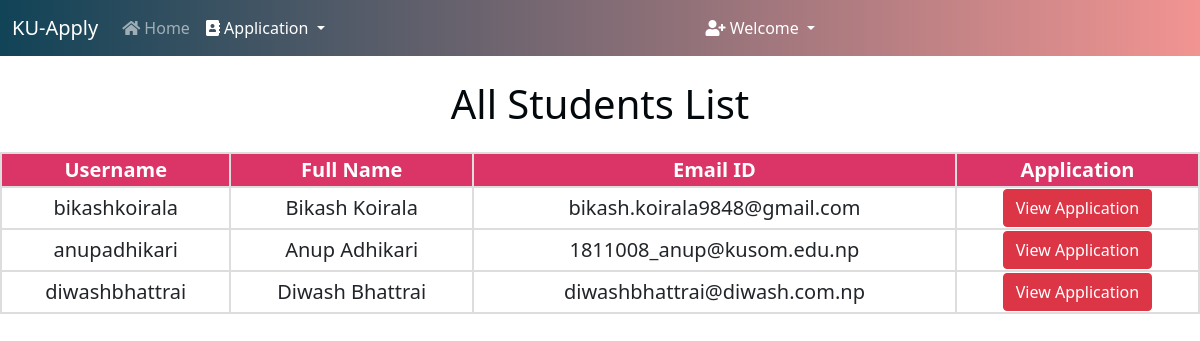
The app's page /users/ (signed in), older data.
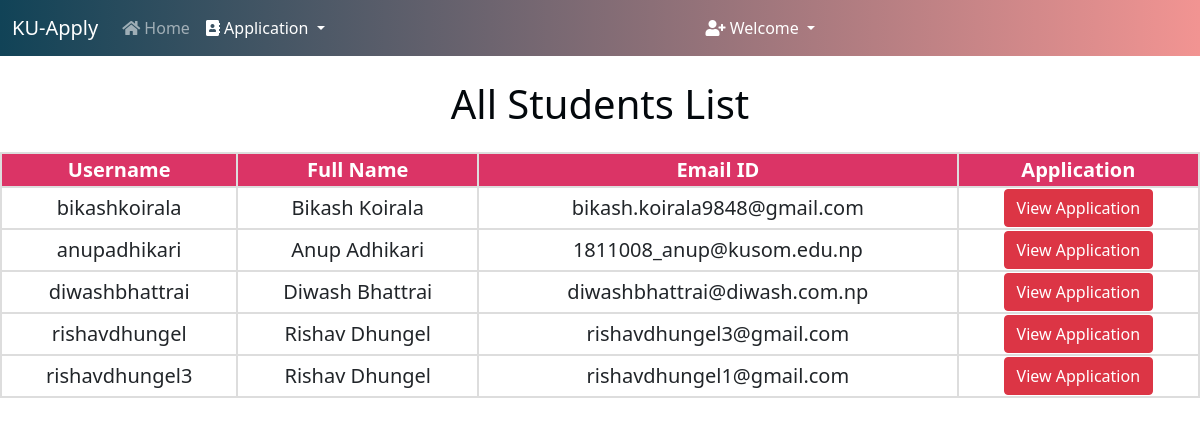
The same page, newer data.
### college/models.py (models this page shows, shortened)
class Application(models.Model):
    COURSES = (
    ('Bachelor of Business Information Systems', 'Bachelor of Business Information Systems'),
    ('Bachelor of Business Adminstration', 'Bachelor of Business Adminstration'),
    )
    STATUS = (
        ('Approved', 'Approved'),
        ('Pending', 'Pending'),
        ('Rejected', 'Rejected'),
    )
    user = models.OneToOneField(User, on_delete=models.CASCADE, blank=True, null=True)
    course = models.CharField(max_length=100, choices= COURSES)
    name = models.CharField(max_length=200)
    email = models.CharField(max_length=200)
    phone_no = models.CharField(max_length=200)
    address = models.TextField(max_length=200)
    student_profile = models.ImageField(upload_to="images")
    voucher = models.ImageField(upload_to="images", null=True)
    SLC_passing_certificate = models.ImageField(upload_to="images", null=True)
    SLC_percentage = models.DecimalField(max_digits=4, decimal_places=2, null=True)
    SLC_marksheet = models.ImageField(upload_to="images", null=True)
    SLC_passing_certificate = models.ImageField(upload_to="images", null=True)
    SLC_leaving_certificate = models.ImageField(upload_to="images", null=True)
    high_percentage = models.DecimalField(max_digits=4, decimal_places=2, null=True)
    high_marksheet = models.ImageField(upload_to="images", null=True)
    high_passing_certificate = models.ImageField(upload_to="images", null=True)
    high_leaving_certificate = models.ImageField(upload_to="images", null=True)
    Application_Status = models.TextField(max_length=100, choices=STATUS, default="Pending")
    message = models.TextField(max_length=100, default="", null=True, blank=True)

### college/views.py (the view)
# urls.py: path("users/", views.users, name="users"),
def users(request):
    if not request.user.is_superuser:
        return redirect("/login")
    allUsers = Application.objects.all()
    return render(request, "users.html", {'allUsers':allUsers})

### college/templates/users.html (shortened to what this page needs)
{% extends 'admin.html' %}
    {% block body %}
    <h1 class="mt-4">All Students List</h1>
    <div class="users-table mt-4">
    <table>
        <tbody>
            <tr>
                <th>Username</th>
                <th>Full Name</th>
                <th>Email ID</th>
                <th>Application</th>
            </tr>
            {% for user in allUsers %}
            <tr>
                <td>{{user.user}}</td>
                <td>{{user.name}}</td>
                <td>{{user.email}}</td>
                <td><a href="/student_application/{{user.id}}/" class="btn btn-danger">View Application</a></td>
            </tr>
            {% endfor %}
        </tbody>
    </table>
    {% endblock %}

### college/templates/admin.html (shortened to what this page needs)
<!doctype html>
<html lang="en">
<head>
  <link href="https://cdn.jsdelivr.net/npm/bootstrap@5.0.2/dist/css/bootstrap.min.css" rel="stylesheet"
>
  <link rel="stylesheet" href="https://cdnjs.cloudflare.com/ajax/libs/font-awesome/5.15.3/css/all.min.css">
</head>
<body>
  <nav class="navbar navbar-expand-lg navbar-dark">
    <div class="container-fluid">
      <a class="navbar-brand" href="/">KU-Apply</a>
      <div class="collapse navbar-collapse" id="navbarSupportedContent">
        <ul class="navbar-nav me-auto mb-2 mb-lg-0">
          <li class="nav-item">
            <a class="nav-link {% block admin %} {% endblock %}" aria-current="page" href="/admin_dashboard/"><i
                class="fa fa-home"></i> Home</a>
          </li>
        </ul>
        <div class="collapse navbar-collapse" id="navbarNavDarkDropdown">
          <ul class="navbar-nav">
            <li class="nav-item dropdown">
              <a class="nav-link active dropdown-toggle" href="#" id="navbarDarkDropdownMenuLink" role="button"
                data-bs-toggle="dropdown" aria-expanded="false">
                <i class="fa fa-address-book"></i> Application
              </a>
            </li>
          </ul>
        </div>
      </div>
      <div class="collapse navbar-collapse" id="navbarNavDarkDropdown">
        <ul class="navbar-nav">
          <li class="nav-item dropdown">
            <a class="nav-link active dropdown-toggle" href="#" id="navbarDarkDropdownMenuLink" role="button"
              data-bs-toggle="dropdown" aria-expanded="false">
              <i class="fa fa-user-plus"></i> Welcome {{request.user.get_full_name}}
            </a>
          </li>
        </ul>
      </div>
    </div>
  </nav>
  {% block body %}
  {% endblock %}
</body>
</html>

### college/templates/admin.html (style rules this page uses)
.navbar { background: #114357; background: -webkit-linear-gradient(to left, #F29492, #114357); background: linear-gradient(to left, #F29492, #114357); }

### college/templates/users.html (style rules this page uses)
h1 { text-align: center; color: #03080c; }
table { border-collapse: collapse; width: 100%; text-align: center; font-size: 20px; }
th { background-color: #db3466; color: white; }
th, td { border: 2px solid #ddd; }

Row changes from the older to the newer data that the page shows:
added Application: user "rishavdhungel", name "Rishav Dhungel", email "rishavdhungel3@gmail.com"
added Application: user "rishavdhungel3", name "Rishav Dhungel", email "rishavdhungel1@gmail.com"
